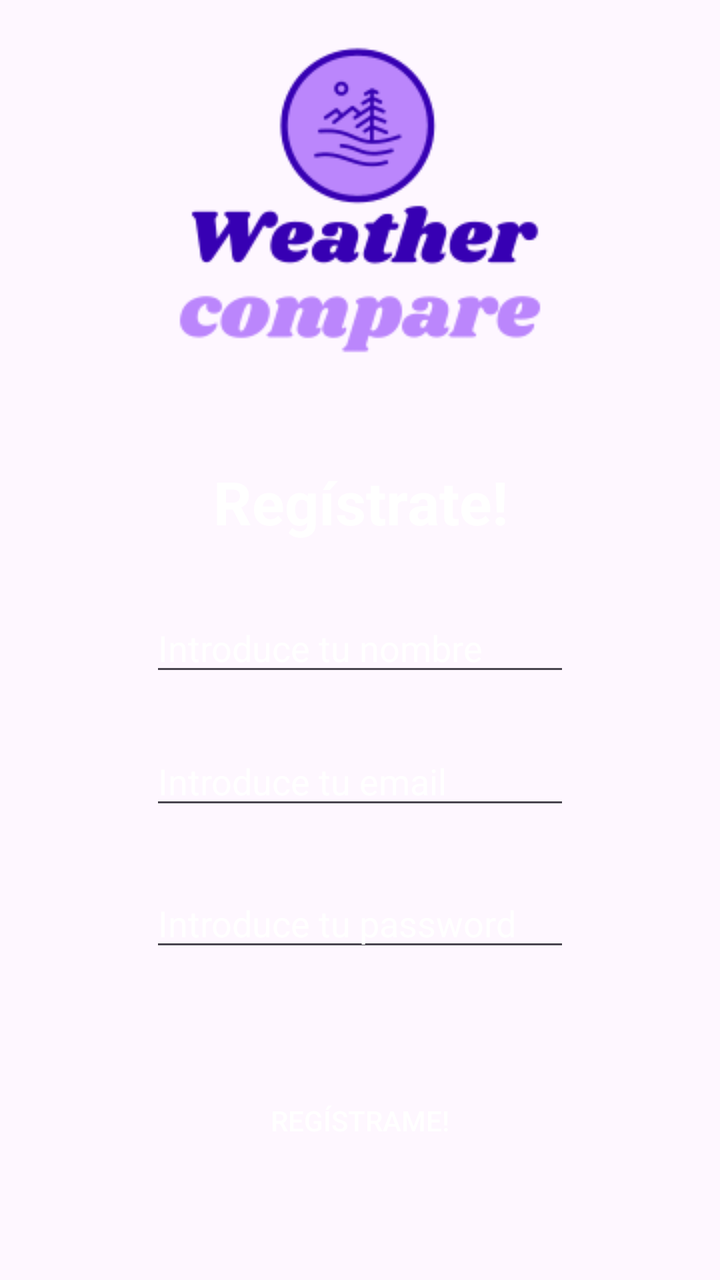
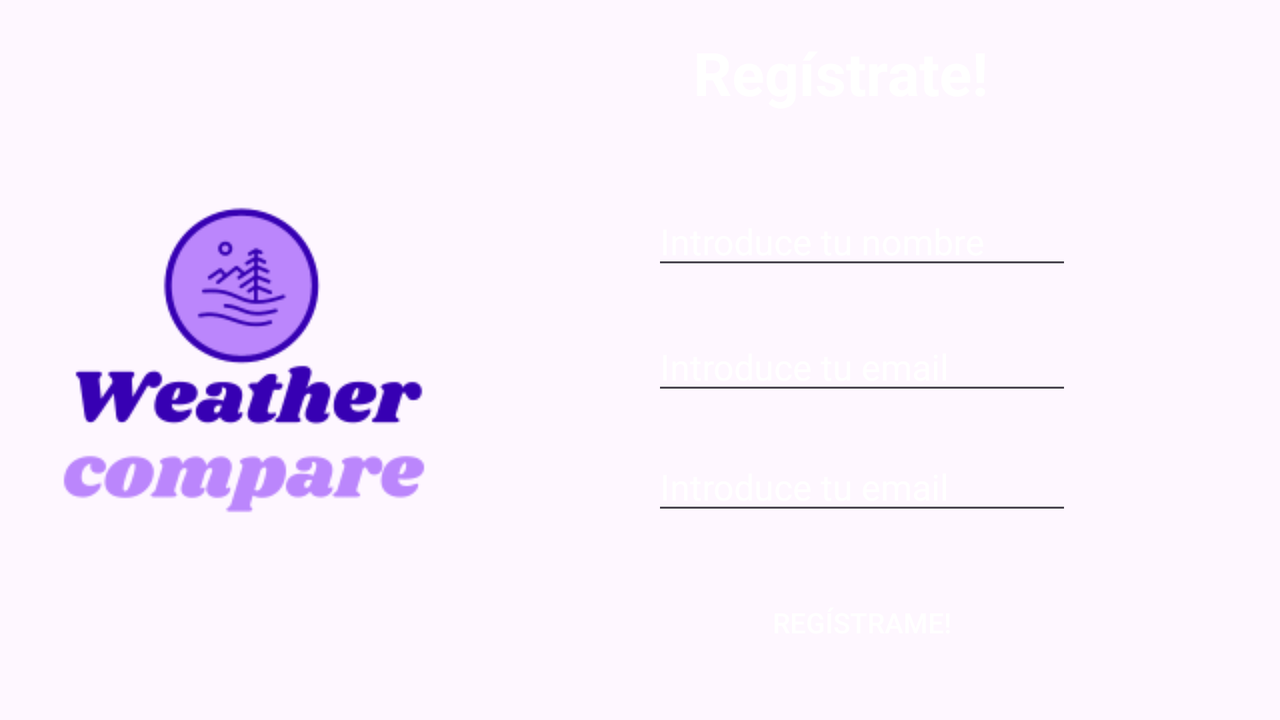

The same Android screen from two of the app's own layout files: first res/layout/ as a phone draws it, then the author's variant for another configuration, drawn on a device whose configuration selects that folder. Both files follow.
<!-- AndroidManifest.xml: application theme Theme.Comparador_de_tiempo_Proyecto_MAMR_202526 -->
<!-- res/layout/activity_registro.xml -->
<?xml version="1.0" encoding="utf-8"?>
<androidx.constraintlayout.widget.ConstraintLayout xmlns:android="http://schemas.android.com/apk/res/android"
    xmlns:app="http://schemas.android.com/apk/res-auto"
    xmlns:tools="http://schemas.android.com/tools"
    android:layout_width="match_parent"
    android:layout_height="match_parent"
    tools:context=".Registro"
    android:background="@drawable/background_gradient">

    <ImageView
        android:id="@+id/imageView"
        android:layout_width="wrap_content"
        android:layout_height="wrap_content"
        app:layout_constraintBottom_toBottomOf="parent"
        app:layout_constraintEnd_toEndOf="parent"
        app:layout_constraintStart_toStartOf="parent"
        app:layout_constraintTop_toTopOf="parent"
        app:layout_constraintVertical_bias="0.0"
        app:srcCompat="@drawable/logo" />

    <EditText
        android:id="@+id/editTextRName"
        android:layout_width="wrap_content"
        android:layout_height="wrap_content"
        android:ems="10"
        android:inputType="textPersonName"
        android:hint="@string/Int_name"
        android:textColorHint="@color/colorWhite"
        android:textColor="@color/colorWhite"
        app:layout_constraintBottom_toTopOf="@+id/editTextLEmail"
        app:layout_constraintEnd_toEndOf="parent"
        app:layout_constraintStart_toStartOf="parent"
        app:layout_constraintTop_toBottomOf="@+id/imageView"
        app:layout_constraintVertical_bias="0.8" />

    <EditText
        android:id="@+id/editTextLEmail"
        android:layout_width="wrap_content"
        android:layout_height="wrap_content"
        android:ems="10"
        android:inputType="textEmailAddress"
        android:hint="@string/Int_email"
        android:textColorHint="@color/colorWhite"
        android:textColor="@color/colorWhite"
        app:layout_constraintBottom_toTopOf="@+id/editTextLPassword"
        app:layout_constraintEnd_toEndOf="parent"
        app:layout_constraintStart_toStartOf="parent"
        app:layout_constraintTop_toBottomOf="@+id/imageView"
        app:layout_constraintVertical_bias="0.85" />

    <EditText
        android:id="@+id/editTextLPassword"
        android:layout_width="wrap_content"
        android:layout_height="wrap_content"
        android:ems="10"
        android:inputType="textPassword"
        android:hint="@string/Int_password"
        android:textColorHint="@color/colorWhite"
        android:textColor="@color/colorWhite"
        app:layout_constraintBottom_toBottomOf="parent"
        app:layout_constraintEnd_toEndOf="parent"
        app:layout_constraintStart_toStartOf="parent"
        app:layout_constraintTop_toBottomOf="@+id/imageView"
        app:layout_constraintVertical_bias="0.6" />

    <TextView
        android:id="@+id/textViewRegistro"
        android:layout_width="0dp"
        android:layout_height="wrap_content"
        android:layout_marginStart="10dp"
        android:layout_marginEnd="10dp"
        android:text="@string/TextRegistro"
        android:textColorHint="@color/colorWhite"
        android:textAlignment="center"
        android:textColor="@color/colorWhite"
        android:textSize="30dp"
        android:textStyle="bold"
        app:layout_constraintBottom_toTopOf="@+id/editTextRName"
        app:layout_constraintEnd_toEndOf="parent"
        app:layout_constraintStart_toStartOf="parent"
        app:layout_constraintTop_toBottomOf="@+id/imageView" />

    <Button
        android:id="@+id/button_login2"
        android:layout_width="0dp"
        android:layout_height="wrap_content"
        android:layout_marginStart="50dp"
        android:layout_marginEnd="50dp"
        android:background="@drawable/button_design"
        android:text="@string/button_register2"
        android:textColor="@color/colorWhite"
        app:layout_constraintBottom_toBottomOf="parent"
        app:layout_constraintEnd_toEndOf="parent"
        app:layout_constraintStart_toStartOf="parent"
        app:layout_constraintTop_toBottomOf="@+id/editTextLPassword" />

</androidx.constraintlayout.widget.ConstraintLayout>
<!-- resources referenced by this layout -->
<resources>
  <color name="colorWhite">#ffffff</color>
  <!-- drawable logo: png bitmap (drawable, 12163 bytes) -->
  <string name="Int_email">Introduce tu email</string>
  <string name="Int_name">Introduce tu nombre</string>
  <string name="Int_password">Introduce tu password</string>
  <string name="TextRegistro">Regístrate!</string>
  <string name="button_register2">Regístrame!</string>
  <style name="Theme.Comparador_de_tiempo_Proyecto_MAMR_202526" parent="Base.Theme.Comparador_de_tiempo_Proyecto_MAMR_202526" />
  <style name="Base.Theme.Comparador_de_tiempo_Proyecto_MAMR_202526" parent="Theme.Material3.DayNight.NoActionBar">
          
          
      </style>
</resources>
<!-- res/layout-land/activity_registro.xml (the author's variant of the layout above) -->
<!-- drawn on the phone turned sideways -->
<?xml version="1.0" encoding="utf-8"?>
<androidx.constraintlayout.widget.ConstraintLayout xmlns:android="http://schemas.android.com/apk/res/android"
    xmlns:app="http://schemas.android.com/apk/res-auto"
    xmlns:tools="http://schemas.android.com/tools"
    android:layout_width="match_parent"
    android:layout_height="match_parent"
    tools:context=".Registro"
    android:background="@drawable/background_gradient">

    <ImageView
        android:id="@+id/imageView"
        android:layout_width="wrap_content"
        android:layout_height="wrap_content"
        app:layout_constraintBottom_toBottomOf="parent"
        app:layout_constraintEnd_toEndOf="parent"
        app:layout_constraintHorizontal_bias="0.05"
        app:layout_constraintStart_toStartOf="parent"
        app:layout_constraintTop_toTopOf="parent"
        app:srcCompat="@drawable/logo" />

    <TextView
        android:id="@+id/textViewRegistro"
        android:layout_width="0dp"
        android:layout_height="wrap_content"
        android:layout_marginStart="200dp"
        android:hint="@string/Int_password"
        android:text="@string/TextRegistro"
        android:textAlignment="center"
        android:textColor="@color/colorWhite"
        android:textColorHint="@color/colorWhite"
        android:textSize="30dp"
        android:textStyle="bold"
        app:layout_constraintBottom_toBottomOf="parent"
        app:layout_constraintEnd_toEndOf="parent"
        app:layout_constraintStart_toStartOf="parent"
        app:layout_constraintTop_toTopOf="parent"
        app:layout_constraintVertical_bias="0.050000012" />

    <EditText
        android:id="@+id/editTextRName"
        android:layout_width="wrap_content"
        android:layout_height="wrap_content"
        android:ems="10"
        android:hint="@string/Int_name"
        android:inputType="textPersonName"
        android:textColorHint="@color/colorWhite"
        android:textColor="@color/colorWhite"
        app:layout_constraintBottom_toBottomOf="parent"
        app:layout_constraintEnd_toEndOf="parent"
        app:layout_constraintStart_toEndOf="@+id/imageView"
        app:layout_constraintTop_toBottomOf="@+id/textViewRegistro"
        app:layout_constraintVertical_bias="0.16000003" />

    <EditText
        android:id="@+id/editTextLEmail"
        android:layout_width="wrap_content"
        android:layout_height="wrap_content"
        android:ems="10"
        android:hint="@string/Int_email"
        android:inputType="textEmailAddress"
        android:textColor="@color/colorWhite"
        android:textColorHint="@color/colorWhite"
        app:layout_constraintBottom_toBottomOf="parent"
        app:layout_constraintEnd_toEndOf="parent"
        app:layout_constraintStart_toEndOf="@+id/imageView"
        app:layout_constraintTop_toBottomOf="@+id/editTextRName"
        app:layout_constraintVertical_bias="0.120000005" />

    <EditText
        android:id="@+id/editTextLPassword"
        android:layout_width="wrap_content"
        android:layout_height="wrap_content"
        android:ems="10"
        android:hint="@string/Int_email"
        android:inputType="textPassword"
        android:textColorHint="@color/colorWhite"
        android:textColor="@color/colorWhite"
        app:layout_constraintBottom_toBottomOf="parent"
        app:layout_constraintEnd_toEndOf="parent"
        app:layout_constraintStart_toEndOf="@+id/imageView"
        app:layout_constraintTop_toBottomOf="@+id/editTextLEmail"
        app:layout_constraintVertical_bias="0.16000003" />

    <Button
        android:id="@+id/button_login2"
        android:layout_width="0dp"
        android:layout_height="wrap_content"
        android:layout_marginStart="150dp"
        android:layout_marginEnd="150dp"
        android:background="@drawable/button_design"
        android:text="@string/button_register2"
        android:textColor="@color/colorWhite"
        app:layout_constraintBottom_toBottomOf="parent"
        app:layout_constraintEnd_toEndOf="parent"
        app:layout_constraintStart_toEndOf="@+id/imageView"
        app:layout_constraintTop_toBottomOf="@+id/editTextLPassword" />

</androidx.constraintlayout.widget.ConstraintLayout>
